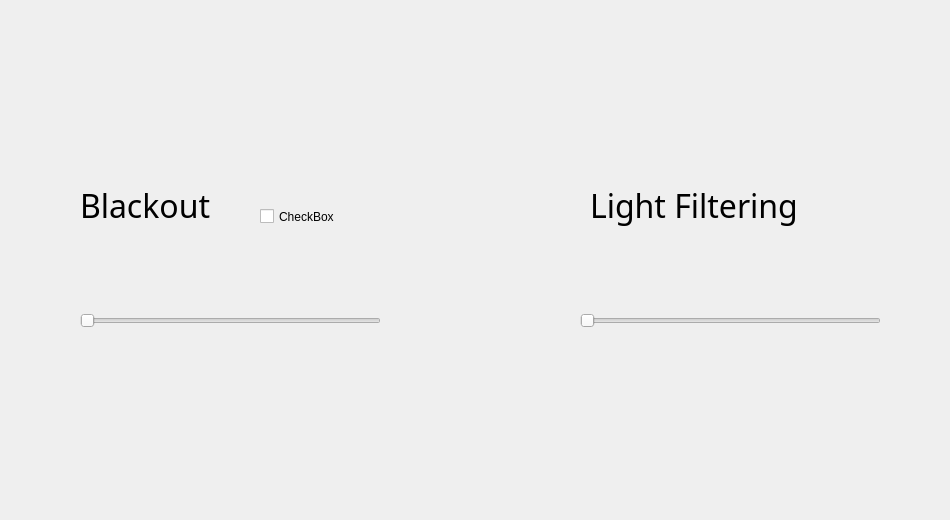
<?xml version="1.0" encoding="UTF-8"?>
<ui version="4.0">
 <class>controlWidget</class>
 <widget class="QWidget" name="controlWidget">
  <property name="geometry">
   <rect>
    <x>0</x>
    <y>0</y>
    <width>950</width>
    <height>520</height>
   </rect>
  </property>
  <property name="minimumSize">
   <size>
    <width>200</width>
    <height>200</height>
   </size>
  </property>
  <property name="maximumSize">
   <size>
    <width>950</width>
    <height>520</height>
   </size>
  </property>
  <property name="windowTitle">
   <string>Form</string>
  </property>
  <property name="styleSheet">
   <string notr="true"/>
  </property>
  <widget class="QLabel" name="label">
   <property name="geometry">
    <rect>
     <x>80</x>
     <y>180</y>
     <width>211</width>
     <height>51</height>
    </rect>
   </property>
   <property name="font">
    <font>
     <family>Live Nation</family>
     <pointsize>24</pointsize>
    </font>
   </property>
   <property name="text">
    <string>Blackout</string>
   </property>
  </widget>
  <widget class="QLabel" name="label_2">
   <property name="geometry">
    <rect>
     <x>590</x>
     <y>180</y>
     <width>211</width>
     <height>51</height>
    </rect>
   </property>
   <property name="font">
    <font>
     <family>Live Nation</family>
     <pointsize>24</pointsize>
    </font>
   </property>
   <property name="text">
    <string>Light Filtering</string>
   </property>
  </widget>
  <widget class="QSlider" name="horizontalSlider">
   <property name="geometry">
    <rect>
     <x>80</x>
     <y>300</y>
     <width>301</width>
     <height>41</height>
    </rect>
   </property>
   <property name="orientation">
    <enum>Qt::Horizontal</enum>
   </property>
  </widget>
  <widget class="QSlider" name="horizontalSlider_2">
   <property name="geometry">
    <rect>
     <x>580</x>
     <y>300</y>
     <width>301</width>
     <height>41</height>
    </rect>
   </property>
   <property name="orientation">
    <enum>Qt::Horizontal</enum>
   </property>
  </widget>
  <widget class="QCheckBox" name="blackoutSwitch">
   <property name="geometry">
    <rect>
     <x>260</x>
     <y>150</y>
     <width>171</width>
     <height>133</height>
    </rect>
   </property>
   <property name="text">
    <string>CheckBox</string>
   </property>
  </widget>
 </widget>
 <resources/>
 <connections/>
</ui>
